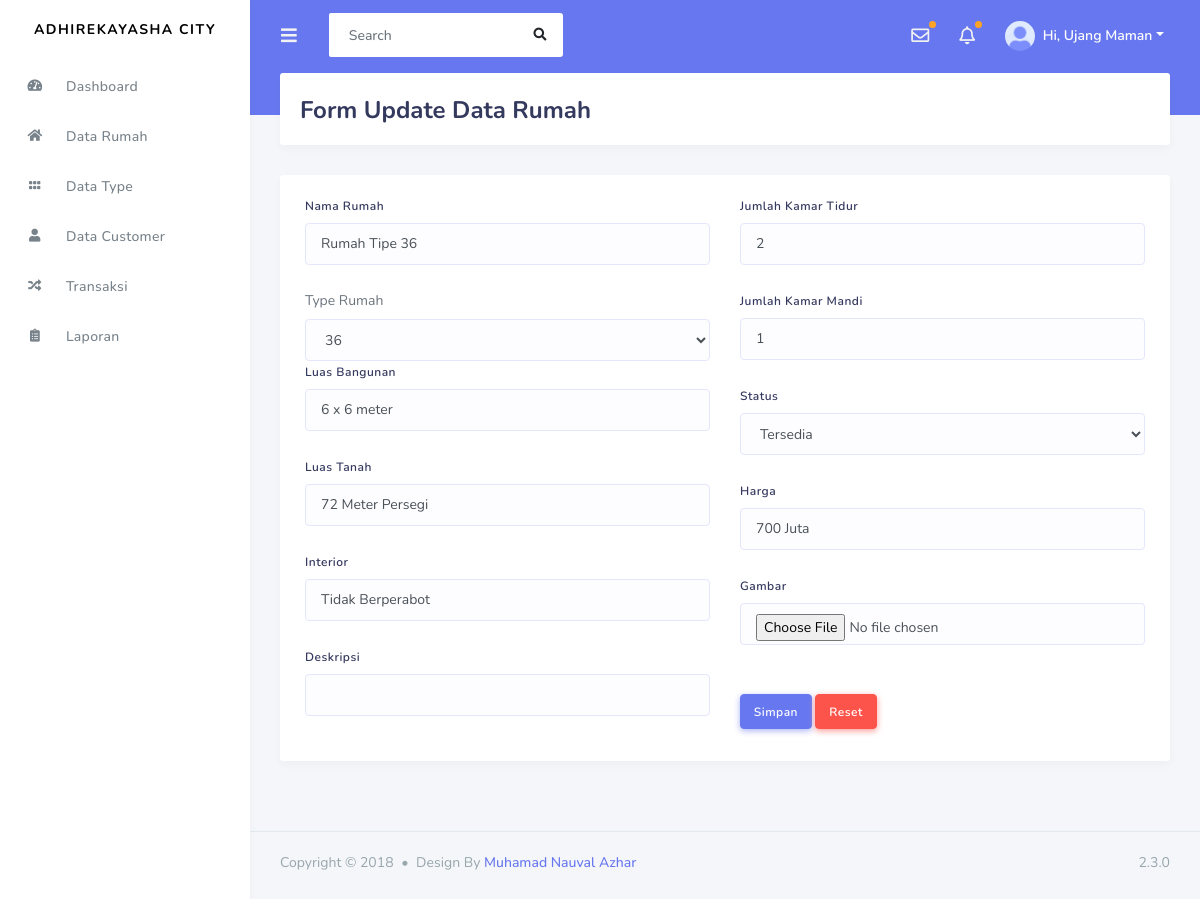
The page /admin/data_rumah/update_rumah/1 on the database its author committed.
### tables this page shows
CREATE TABLE `rumah` (
  `id_rumah` int(12) NOT NULL,
  `nama_rumah` varchar(256) NOT NULL,
  `kode_type` varchar(256) NOT NULL,
  `luas_tanah` varchar(256) NOT NULL,
  `luas_bangunan` varchar(256) NOT NULL,
  `status` varchar(256) NOT NULL,
  `interior` varchar(256) NOT NULL,
  `lokasi` varchar(256) NOT NULL,
  `kamar_tidur` varchar(256) NOT NULL,
  `kamar_mandi` varchar(256) NOT NULL,
  `harga` varchar(256) NOT NULL,
  `gambar` varchar(256) NOT NULL
);

CREATE TABLE `tipe` (
  `id_type` int(12) NOT NULL,
  `kode_type` int(12) NOT NULL,
  `nama_type` varchar(256) NOT NULL
);

### application/controllers/admin/Data_rumah.php (called while the page is built, shortened)
<?php
class Data_rumah extends CI_Controller{
    public function update_rumah($id){
        $data ['rumah'] = $this->db->query("SELECT * FROM rumah rm, tipe tp WHERE rm.kode_type=
            tp.kode_type AND rm.id_rumah='$id'")->result();
        $data ['tipe'] = $this->rental_model->get_data('tipe')->result();
        $this->load->view('templates_admin/header');
        $this->load->view('templates_admin/sidebar');
        $this->load->view('admin/form_update_rumah',$data);
        $this->load->view('templates_admin/footer');
    }
}
?>

### index.php (called while the page is built, shortened)
<?php
require_once BASEPATH.'core/CodeIgniter.php';

### application/views/admin/form_update_rumah.php (the view, shortened to what this page needs)
<div class="main-content">
        <section class="section">
          <div class="section-header">
            <h1>Form Update Data Rumah</h1>
          </div>
         <div class="card">
             <div class="card-body">
                <?php foreach ($rumah as $rm) : ?>
                <form method="POST" action="<?php echo base_url('admin/data_rumah/update_rumah_aksi') ?>" enctype="multipart/form-data">
                    <div class="row">
                        <div class="col-md-6">
                        <div class="form-group">
                                <label> Nama Rumah</label>
                                <input type="text" name="nama_rumah" class="form-control" value="<?php echo $rm->nama_rumah ?>">
                            </div>
                            <div class="form-grup">
                                <label> Type Rumah </label>
                                <select name="kode_type" class="form-control">
                                    <option value="<?php echo $rm->kode_type ?> "><?php echo $rm->kode_type ?></option>
                                </select>
                            </div>
                            <div class="form-group">
                                <label> Luas Bangunan</label>
                                <input type="text" name="luas_bangunan" class="form-control" value="<?php echo $rm->luas_bangunan ?>">
                            </div>
                            <div class="form-group">
                                <label> Luas Tanah</label>
                                <input type="text" name="luas_tanah" class="form-control" value="<?php echo $rm->luas_tanah ?>">
                            </div>
                            <div class="form-group">
                                <label> Interior</label>
                                <input type="text" name="interior" class="form-control" value="<?php echo $rm->interior ?>">
                            </div>
                            <div class="form-group">
                                <label> Deskripsi</label>
                                <input type="text" name="deskripsi" class="form-control" value="<?php echo $rm->deskripsi ?>">
                            </div>
                        </div>
                        <div class="col-md-6">
                        <div class="form-group">
                                <label> Jumlah Kamar Tidur</label>
                                <input type="text" name="kamar_tidur" class="form-control" value="<?php echo $rm->kamar_tidur ?>">
                            </div>
                            <div class="form-group">
                                <label> Jumlah Kamar Mandi</label>
                                <input type="text" name="kamar_mandi" class="form-control" value="<?php echo $rm->kamar_mandi ?>">
                            </div>
                            <div class="form-group">
                                <label> Status</label>
                                <select name="status" class="form-control">
                                    <option <?php if($rm->status == "1"){echo "selected='selected'";}
                                    echo $rm->status; ?> value="1">Tersedia</option>
                                </select>
                            </div>
                            <div class="form-group">
                                <label> Harga</label>
                                <input type="text" name="harga" class="form-control" value="<?php echo $rm->harga ?>">
                            </div>
                            <div class="form-group">
                                <label> Gambar</label>
                                <input type="file" name="gambar" class="form-control">
                            </div>
                            <button type="submit" class="btn btn-primary mt-4">Simpan</button>
                            <button type="reset" class="btn btn-danger mt-4">Reset</button>
                        </div>
                    </div>
                 </form>
                 <?php endforeach; ?>
             </div>
         </div>
    </section>
</div>

### rows shown on the page
rumah: nama_rumah "Rumah Tipe 36", kode_type "36", luas_bangunan "6 x 6 meter", luas_tanah "72 Meter Persegi", interior "Tidak Berperabot", kamar_tidur "2", kamar_mandi "1", status "Tersedia", harga "700 Juta"
